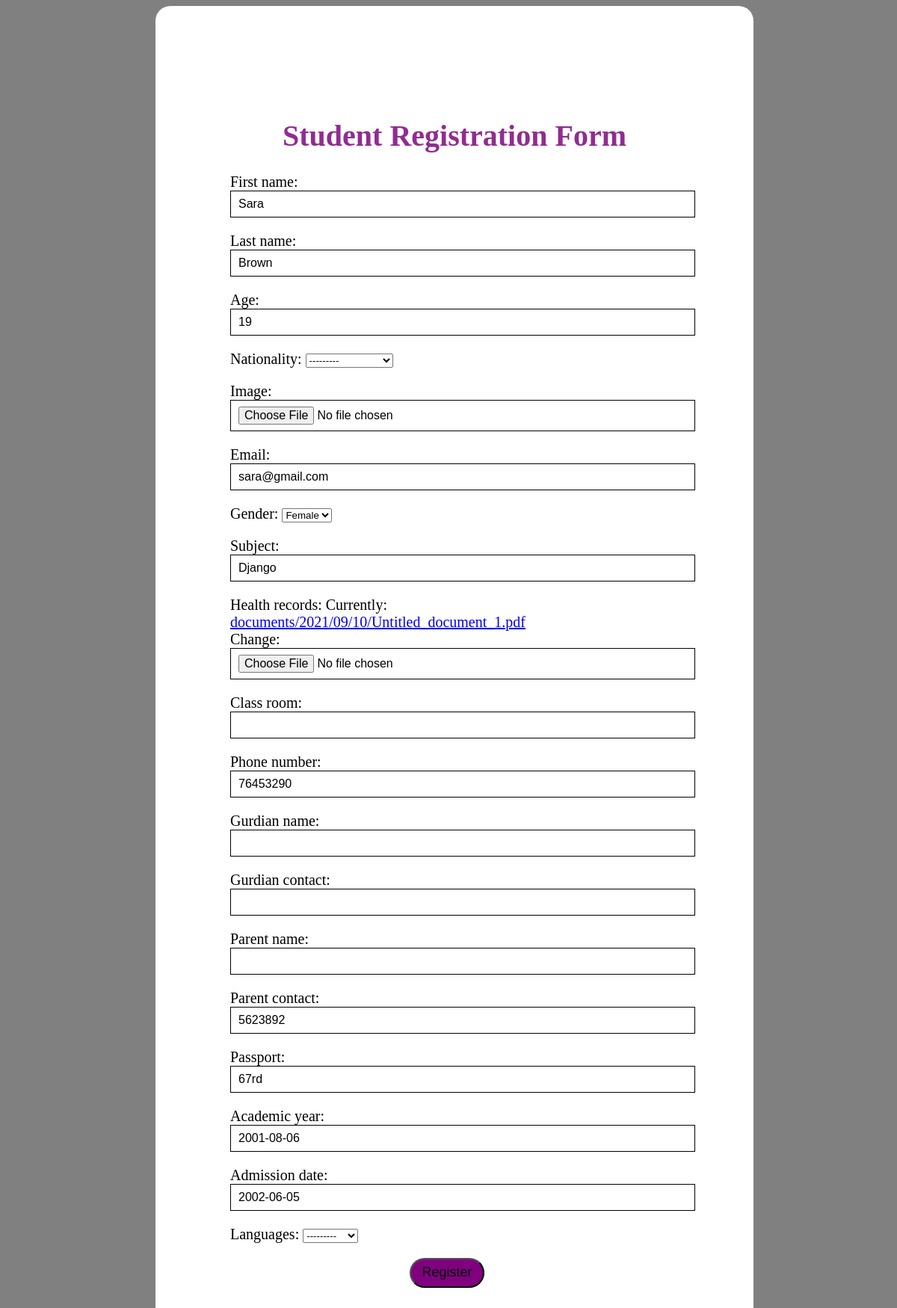
The page /student/edit/2 on the database its author committed.
### student/models.py (models this page shows, shortened)
class Student(models.Model):
    first_name=models.CharField(max_length=12)
    last_name=models.CharField(max_length=20)
    age=models.PositiveSmallIntegerField()
    nationality_choice=((u'k',u'Kenyan'),(u'u',u'Ugandan'),(u'R',u'Rwandan'),(u'S',u'Sudanese'),(u'S',u'SouthSudanese'))
    nationality=models.CharField(max_length=20,choices=nationality_choice)
    image=models.ImageField(null=True,blank=True)
    email=models.EmailField(null=True,blank=True)
    gender_choice=((u'F',u'Female'),(u'm',u'Male'),(u'O','Other'))
    gender=models.CharField(max_length=16,choices=gender_choice)
    subject=models.CharField(max_length=30,null=True,blank=True)
    health_records=models.FileField()
    class_room=models.CharField(max_length=16,null=True,blank=True)
    phone_number=models.CharField(max_length=12,null=True,blank=True)
    gurdian_name=models.CharField(max_length=20,null=True,blank=True)
    gurdian_contact=models.CharField(max_length=12,null=True,blank=True)
    parent_name=models.CharField(max_length=20,null=True,blank=True)
    parent_contact=models.CharField(max_length=12,null=True,blank=True)
    passport=models.CharField(max_length=20,null=True,blank=True)
    academic_year=models.DateField(max_length=8,blank=True,null=True)
    admission_date=models.DateField(max_length=16,null=True,blank=True)
    languages_choice=((u'E',u'English'),(u'K',u'Kiswahili'),(u'F',u'French'))
    languages=models.CharField(max_length=15,choices=languages_choice, null=True,blank=True)

### student/views.py (the view)
# urls.py: path("edit/<int:id>",edit_student, name="edit_student"),
def edit_student(request,id):
    students=Student.objects.get(id=id)
    if request.method=="POST":
        form=StudentRegestrationForm(request.POST,instance=students)
        if form.is_valid():
            form.save()
    else:form=StudentRegestrationForm(instance=students)
    return render(request,"edit_student.html",{"form":form})

### student/forms.py
class StudentRegestrationForm(forms.ModelForm):
    class Meta:
        model=Student
        fields="__all__"

### student/templates/edit_student.html (shortened to what this page needs)
<!DOCTYPE html>
<html lang="en">
<head>
</head>
<body>
    <form method="POST" enctype="multipart/form-data">
        <div class="hello">
        </div>
        <h1>Student Registration Form</h1>
        {{form.as_p}}
        <button type="submit">Register</button>
    </form>

### student/templates/edit_student.html (style rules this page uses)
h1 { text-align: center; color:rgb(145, 44, 145); }
body { background-color:grey; width: 400px; height: 800px; font-size: 20px; }
form { background-color: white; margin-left: 200px; width: 600px; padding: 100px; font-size: 20px; border-radius: 20px; margin-right: 300px; }
input { width: 100%; outline: none; border: 1px solid; font-size: 16px; padding: 8px 10px; background-color:white; }
button { background-color: purple; align-items: 50%; margin-left: 40%; top: 20px; height: 40px; width: 100px; font-size: 18px; border-radius: 30px; }
.hello { margin-left: 15%; }

### rows shown on the page
Student: first_name "Sara", last_name "Brown", age "19", nationality "---------", email "sara@gmail.com", gender "Female", subject "Django", phone_number "76453290", parent_contact "5623892", passport "67rd", academic_year "2001-08-06", admission_date "2002-06-05", languages "---------"
